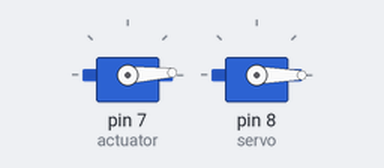
A sketch run on a simulated Arduino Uno, built with avr-gcc and run on an emulated ATmega328P. On the bench: 2 × servo.

Above: at 0.05 s.
At 2.65 s:
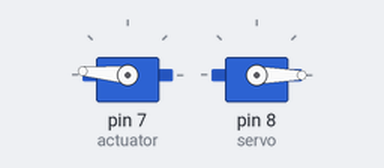
At 5.3 s:
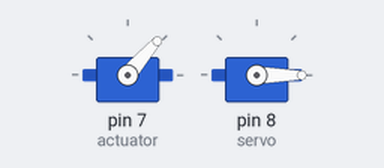
At 10.55 s:
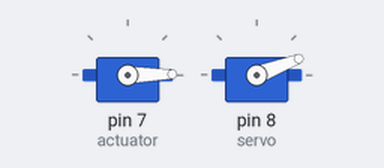
Timing chart, 0 to 16.9 s (numbered marks = the images above):
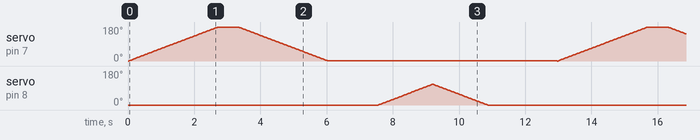

The sketch:

ss.ino
```cpp
#include <Servo.h>
Servo actuator;
 int stroke;

 Servo servo;
 int angle;

void setup() {
  actuator.attach(7);
  actuator.write(stroke);
   servo.attach(8);
  servo.write(angle);
}

void loop()
{

 // scan from 0 to 180 degrees
  for(stroke = 0; stroke < 200; stroke++)
  {
    actuator.write(stroke);
    delay(15);
  }
  // now scan back from 180 to 0 degrees
  for(stroke = 200; stroke >0 ; stroke--)
  {
    actuator.write(stroke);
    delay(15);
  }


  // scan from 0 to 180 degrees
  for(angle = -100; angle < 110; angle++)
  {
    servo.write(angle);
    delay(15);
  }
  // now scan back from 180 to 0 degrees
 for(angle = 110; angle > -140; angle--)
  {
    servo.write(angle);
    delay(15);
  }
}
```
